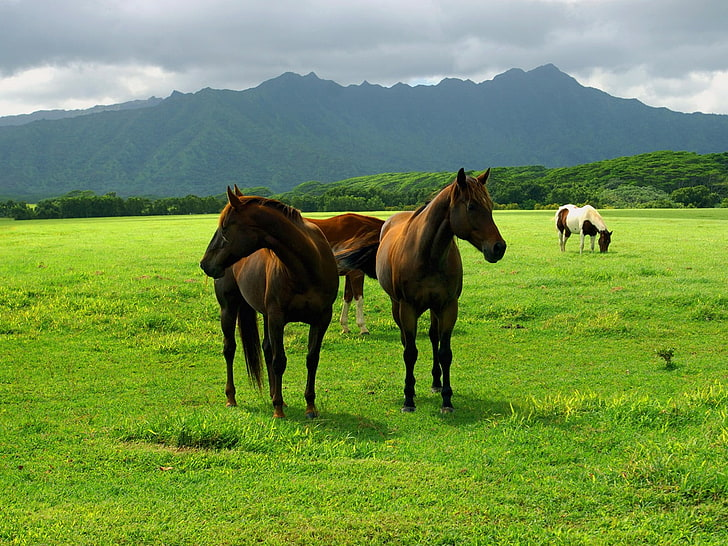
#> input picture CODCLAUSE/image.jpg.jpg, 728 x 546 px
$ python background.py
#> lines starting #> are read from the running program, lines starting #| are printed output that depends on the picture; after the words box and inside, x2 and y2 are one past the last pixel; in counts of white or black regions, pixels touching at a corner belong together
import cv2
import numpy as np

def remove_background(image_path, output_path):
    # Read the image
#> called with image_path = 'image.jpg.jpg', output_path = 'output_image.jpg'
    image = cv2.imread(image_path)
#> image is the input picture: shape (546, 728, 3); mean B, G, R 78, 144.8, 115.3

    # Convert the image from BGR to RGB
    image_rgb = cv2.cvtColor(image, cv2.COLOR_BGR2RGB)

    # Define the mask for background removal (assuming the background is close to white)
    lower_white = np.array([200, 200, 200], dtype=np.uint8)
    upper_white = np.array([255, 255, 255], dtype=np.uint8)
    mask = cv2.inRange(image_rgb, lower_white, upper_white)
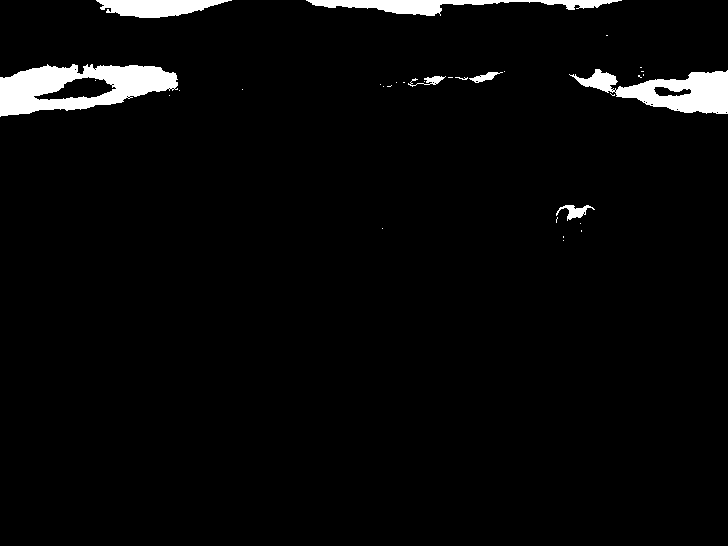
#> mask: shape (546, 728); 3.4% white; 32 white regions (25 under 20 px), largest, box (x1, y1, x2, y2) and area: (0, 64, 178, 117) 5476, (569, 69, 728, 114) 3578, (306, 0, 622, 16) 2136

    # Invert the mask (to keep the foreground, which is not white)
    mask_inv = cv2.bitwise_not(mask)

    # Create an all-white image (for the background)
    white_background = np.ones_like(image_rgb) * 255

    # Apply the mask to the original image and the white background
    foreground = cv2.bitwise_and(image_rgb, image_rgb, mask=mask_inv)
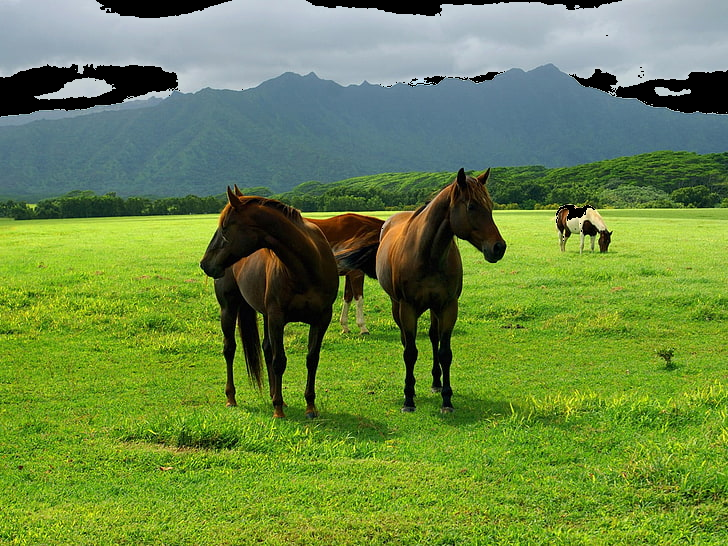
#> foreground: shape (546, 728, 3); mean R, G, B 108, 137.3, 70.4
    background = cv2.bitwise_and(white_background, white_background, mask=mask)
#> white_background: shape (546, 728, 3); every value is 255

    # Combine the foreground and background
    result = cv2.add(foreground, background)
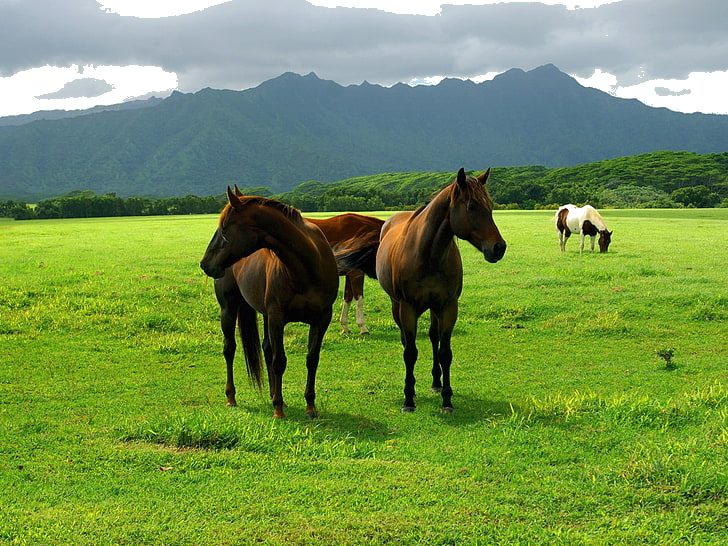
#> result: shape (546, 728, 3); mean R, G, B 116.6, 145.9, 79.1

    # Save the result to the output path
    cv2.imwrite(output_path, cv2.cvtColor(result, cv2.COLOR_RGB2BGR))

if __name__ == "__main__":
    input_image_path = "image.jpg.jpg"    # Replace with the path to your input image
    output_image_path = "output_image.jpg"  # Replace with the desired output path

    remove_background(input_image_path, output_image_path)
